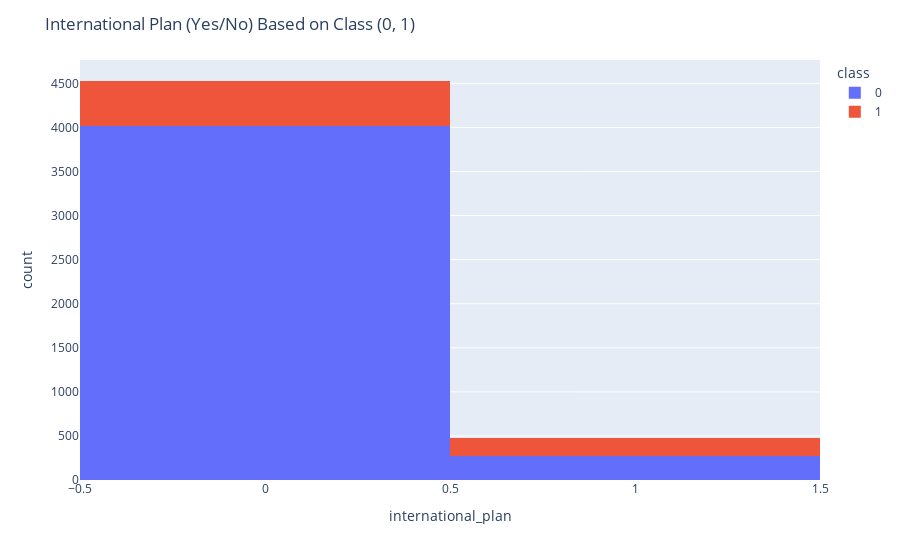

Notebook code cell kept with this figure:
### Code cell
# plot the histogram graph for the international plan service used by the Telecom customers with respect to churned/Retained
fig = px.histogram(telecom_df, x='international_plan', color='class')
fig.update_layout(title_text='International Plan (Yes/No) Based on Class (0, 1)')
fig.show()

### Figure 1 — Plotly figure (JSON) as saved in the notebook; plotly's stock layout.template omitted (floating-point values rounded to 4 significant figures; data arrays with more than 128 entries replaced by an {"elided": "..."} marker saying what was removed)
{"data": [{"alignmentgroup": "True", "bingroup": "x", "hovertemplate": "class=0<br>international_plan=%{x}<br>count=%{y}<extra></extra>", "legendgroup": "0", "marker": {"color": "#636efa"}, "name": "0", "offsetgroup": "0", "orientation": "v", "showlegend": true, "type": "histogram", "x": {"elided": "4293 int values"}, "xaxis": "x", "yaxis": "y"}, {"alignmentgroup": "True", "bingroup": "x", "hovertemplate": "class=1<br>international_plan=%{x}<br>count=%{y}<extra></extra>", "legendgroup": "1", "marker": {"color": "#EF553B"}, "name": "1", "offsetgroup": "1", "orientation": "v", "showlegend": true, "type": "histogram", "x": {"elided": "707 int values"}, "xaxis": "x", "yaxis": "y"}], "layout": {"barmode": "relative", "legend": {"title": {"text": "class"}, "tracegroupgap": 0}, "margin": {"t": 60}, "title": {"text": "International Plan (Yes/No) Based on Class (0, 1)"}, "xaxis": {"anchor": "y", "domain": [0.0, 1.0], "title": {"text": "international_plan"}}, "yaxis": {"anchor": "x", "domain": [0.0, 1.0], "title": {"text": "count"}}}}
